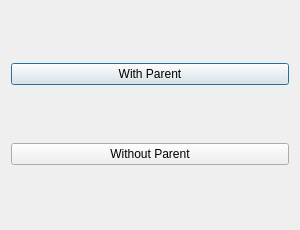
<?xml version="1.0" encoding="UTF-8"?>
<ui version="4.0">
 <class>Dialog</class>
 <widget class="QDialog" name="Dialog">
  <property name="geometry">
   <rect>
    <x>0</x>
    <y>0</y>
    <width>300</width>
    <height>230</height>
   </rect>
  </property>
  <property name="windowTitle">
   <string>Dialog</string>
  </property>
  <layout class="QVBoxLayout" name="verticalLayout">
   <item>
    <widget class="QPushButton" name="btnWithParent">
     <property name="text">
      <string>With Parent</string>
     </property>
    </widget>
   </item>
   <item>
    <widget class="QPushButton" name="btnWithoutParent">
     <property name="text">
      <string>Without Parent</string>
     </property>
    </widget>
   </item>
  </layout>
 </widget>
 <resources/>
 <connections/>
</ui>
